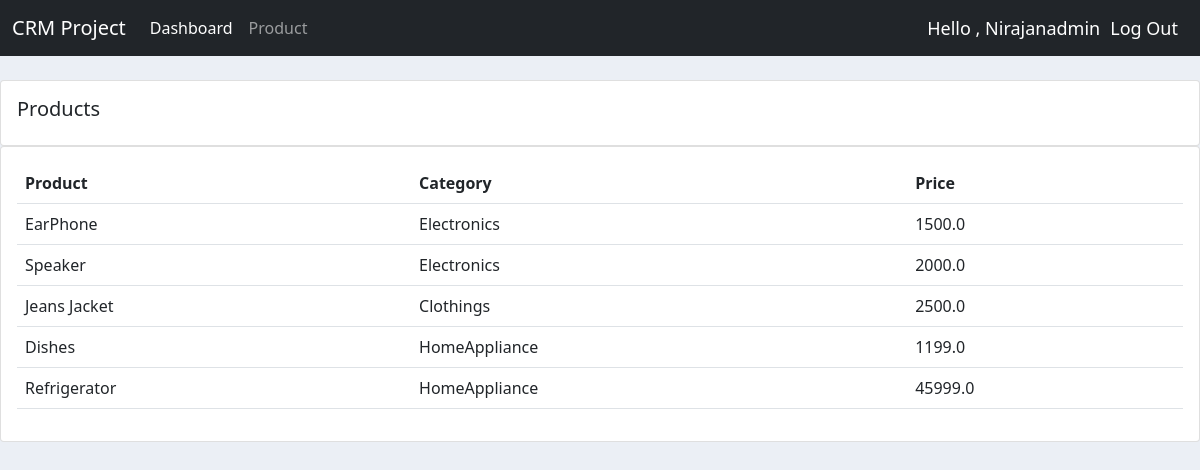
The page /product/product-list/ (signed in) on the database its author committed.
### product/models.py (models this page shows, shortened)
class Product(models.Model):
    CATEGORY=(
        ('Electronics','ELECTRONICS'),
        ('Grossery', 'GROSSERY'),
        ('Clothings','CLOTHINGS'),
        ('HomeAppliance','HOME APPLIANCE')
    )
    name = models.CharField(max_length=100, null=True)
    price = models.FloatField(null=True)
    category = models.CharField(max_length=100, null=True, choices=CATEGORY)
    description = models.CharField(max_length=100, null=True, blank=True)
    date_created = models.DateTimeField(auto_now_add=True)
    tag= models.ManyToManyField(Tag)

### product/views.py (the view)
# urls.py: path('product-list/', productList, name='product_list'),
@login_required(login_url='user:login')
def productList(request):
    products= Product.objects.all()
    context={'products':products}
    return render(request, 'product.html', context)

### product/templates/product.html
{% extends 'base.html' %}
{% block content %}
<br>
		<div class="row">
			<div class="col-md">
				<div class="card card-body">
					<h5>Products</h5>
				</div>
				<div class="card card-body">
					<table class="table">
						<tr>
							<th>Product</th>
							<th>Category</th>
							<th>Price</th>
						</tr>
						{% for product in products %}
							<tr>
								<td>{{ product.name }}</td>
								<td>{{ product.category }}</td>
								<td>{{ product.price }}</td>
							</tr>
						{% endfor %}
					</table>
				</div>
			</div>
		</div>
{% endblock content %}

### templates/base.html (shortened to what this page needs)
{% load static %}
<!DOCTYPE html>
<html>
    <head>
        <link rel="stylesheet" href="https://cdn.jsdelivr.net/npm/bootstrap@5.1.3/dist/css/bootstrap.min.css"
>
        <link rel="stylesheet" href="{% static 'css/style.css' %}" type="text/css">
    </head>
    <body>
        {% block navbar %}
            {% include 'components/navbar.html' %}
        {% endblock navbar %}
        {% block content %}
        {% endblock content %}
    </body>
</html>

### templates/components/navbar.html (shortened to what this page needs)
<nav class="navbar navbar-expand-lg navbar-dark bg-dark">
    <div class="container-fluid">
      <div class="collapse navbar-collapse" id="navbarTogglerDemo01">
        <a class="navbar-brand" href="#">CRM Project</a>
        <ul class="navbar-nav me-auto mb-2 mb-lg-0">
          {% if request.user.is_staff %}
          <li class="nav-item">
            <a class="nav-link active" aria-current="page" href="{% url 'user:dashboard' %}">Dashboard</a>
          </li>
          <li class="nav-item">
            <a class="nav-link" href="{% url 'product:product_list' %}">Product</a>
          </li>
          {% else %}
          <li class="nav-item">
            <a class="nav-link" href="{% url 'customer:account' %}">Settings</a>
          </li>
          {% endif %}
        </ul>
        <span class="hello-msg">Hello , {{request.user}}</span>
        <span><a class="hello-msg" href="{% url 'user:logout' %}">Log Out</a></span>
      </div>
    </div>
</nav>

### staticfiles/css/style.css (style rules this page uses)
body { background-color: #ebeff5; }

### templates/components/navbar.html (style rules this page uses)
.hello-msg { font-size: 18px; text-transform: capitalize; color: #fff; margin-right: 10px; }
a { text-decoration: none; }

### rows shown on the page
Product: name "EarPhone", category "Electronics", price "1500.0"
Product: name "Speaker", category "Electronics", price "2000.0"
Product: name "Jeans Jacket", category "Clothings", price "2500.0"
Product: name "Dishes", category "HomeAppliance", price "1199.0"
Product: name "Refrigerator", category "HomeAppliance", price "45999.0"

### other values the page prints
{{ request.user }} "Nirajanadmin"
